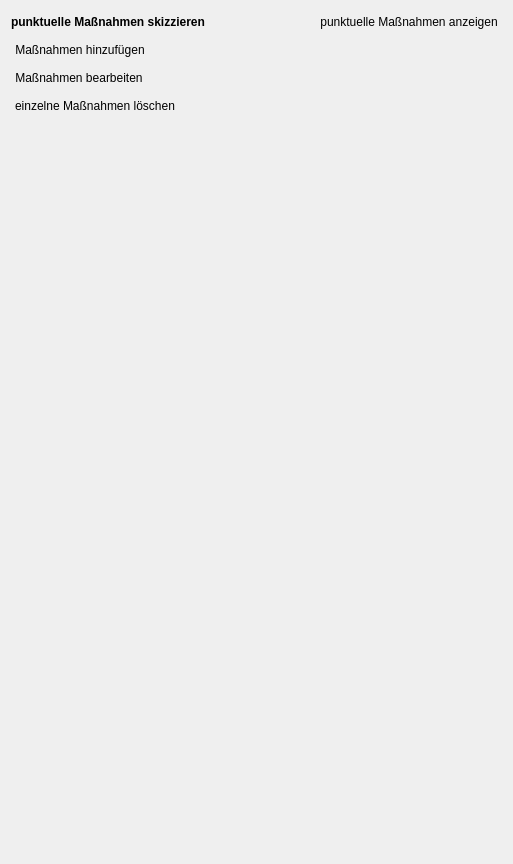
      <widget class="QWidget" name="page_2">
       <property name="geometry">
        <rect>
         <x>0</x>
         <y>0</y>
         <width>513</width>
         <height>864</height>
        </rect>
       </property>
       <attribute name="label">
        <string>punktuelle Maßnahmen</string>
       </attribute>
       <layout class="QVBoxLayout" name="verticalLayout_3">
        <item>
         <layout class="QHBoxLayout" name="horizontalLayout_3">
          <item>
           <widget class="QLabel" name="label_2">
            <property name="font">
             <font>
              <weight>75</weight>
              <bold>true</bold>
             </font>
            </property>
            <property name="text">
             <string>punktuelle Maßnahmen skizzieren</string>
            </property>
           </widget>
          </item>
          <item>
           <spacer name="horizontalSpacer_2">
            <property name="orientation">
             <enum>Qt::Horizontal</enum>
            </property>
            <property name="sizeHint" stdset="0">
             <size>
              <width>40</width>
              <height>20</height>
             </size>
            </property>
           </spacer>
          </item>
          <item>
           <widget class="QPushButton" name="pushButton_2">
            <property name="sizePolicy">
             <sizepolicy hsizetype="Fixed" vsizetype="Fixed">
              <horstretch>0</horstretch>
              <verstretch>0</verstretch>
             </sizepolicy>
            </property>
            <property name="layoutDirection">
             <enum>Qt::RightToLeft</enum>
            </property>
            <property name="text">
             <string>punktuelle Maßnahmen anzeigen</string>
            </property>
            <property name="icon">
             <iconset>
              <normaloff>../../images/iconset_mob/20190619_iconset_mob_visible_3.png</normaloff>
              <normalon>../../images/iconset_mob/20190619_iconset_mob_visible_2.png</normalon>../../images/iconset_mob/20190619_iconset_mob_visible_3.png</iconset>
            </property>
            <property name="checkable">
             <bool>true</bool>
            </property>
            <property name="flat">
             <bool>true</bool>
            </property>
           </widget>
          </item>
         </layout>
        </item>
        <item>
         <widget class="QPushButton" name="pushButton_23">
          <property name="sizePolicy">
           <sizepolicy hsizetype="Fixed" vsizetype="Fixed">
            <horstretch>0</horstretch>
            <verstretch>0</verstretch>
           </sizepolicy>
          </property>
          <property name="text">
           <string>Maßnahmen hinzufügen</string>
          </property>
          <property name="icon">
           <iconset>
            <normaloff>../../images/iconset_mob/20190619_iconset_mob_new_point_2.png</normaloff>
            <normalon>../../images/iconset_mob/20190619_iconset_mob_new_point_1.png</normalon>../../images/iconset_mob/20190619_iconset_mob_new_point_2.png</iconset>
          </property>
          <property name="checkable">
           <bool>true</bool>
          </property>
          <property name="autoExclusive">
           <bool>true</bool>
          </property>
          <property name="flat">
           <bool>true</bool>
          </property>
         </widget>
        </item>
        <item>
         <widget class="QPushButton" name="pushButton_31">
          <property name="sizePolicy">
           <sizepolicy hsizetype="Fixed" vsizetype="Fixed">
            <horstretch>0</horstretch>
            <verstretch>0</verstretch>
           </sizepolicy>
          </property>
          <property name="text">
           <string>Maßnahmen bearbeiten</string>
          </property>
          <property name="icon">
           <iconset>
            <normaloff>../../images/iconset_mob/20190619_iconset_mob_edit_point_1.png</normaloff>
            <normalon>../../images/iconset_mob/20190619_iconset_mob_edit_point_2.png</normalon>../../images/iconset_mob/20190619_iconset_mob_edit_point_1.png</iconset>
          </property>
          <property name="checkable">
           <bool>true</bool>
          </property>
          <property name="autoExclusive">
           <bool>true</bool>
          </property>
          <property name="flat">
           <bool>true</bool>
          </property>
         </widget>
        </item>
        <item>
         <widget class="QPushButton" name="pushButton_22">
          <property name="sizePolicy">
           <sizepolicy hsizetype="Fixed" vsizetype="Fixed">
            <horstretch>0</horstretch>
            <verstretch>0</verstretch>
           </sizepolicy>
          </property>
          <property name="text">
           <string>einzelne Maßnahmen löschen</string>
          </property>
          <property name="icon">
           <iconset>
            <normaloff>../../images/iconset_mob/20190619_iconset_mob_delete_point_1.png</normaloff>
            <normalon>../../images/iconset_mob/20190619_iconset_mob_delete_point_2.png</normalon>../../images/iconset_mob/20190619_iconset_mob_delete_point_1.png</iconset>
          </property>
          <property name="checkable">
           <bool>true</bool>
          </property>
          <property name="autoExclusive">
           <bool>true</bool>
          </property>
          <property name="flat">
           <bool>true</bool>
          </property>
         </widget>
        </item>
        <item>
         <spacer name="verticalSpacer_2">
          <property name="orientation">
           <enum>Qt::Vertical</enum>
          </property>
          <property name="sizeHint" stdset="0">
           <size>
            <width>20</width>
            <height>40</height>
           </size>
          </property>
         </spacer>
        </item>
       </layout>
      </widget>
